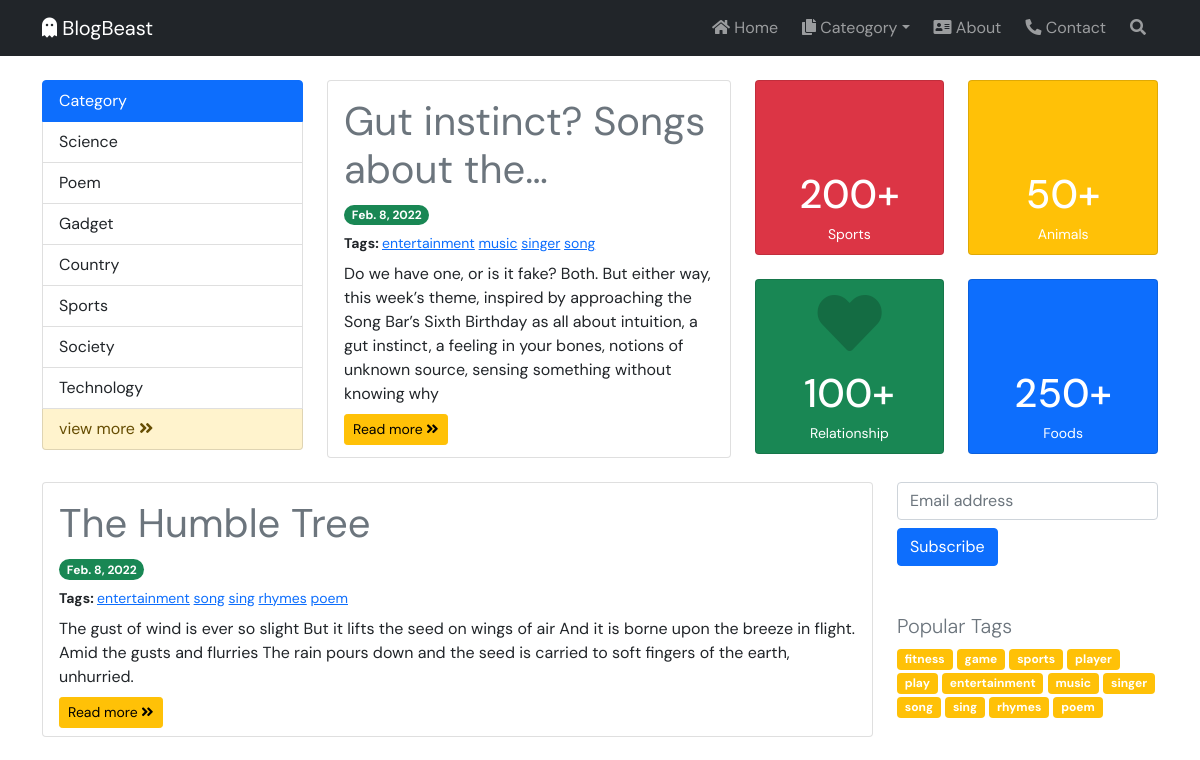
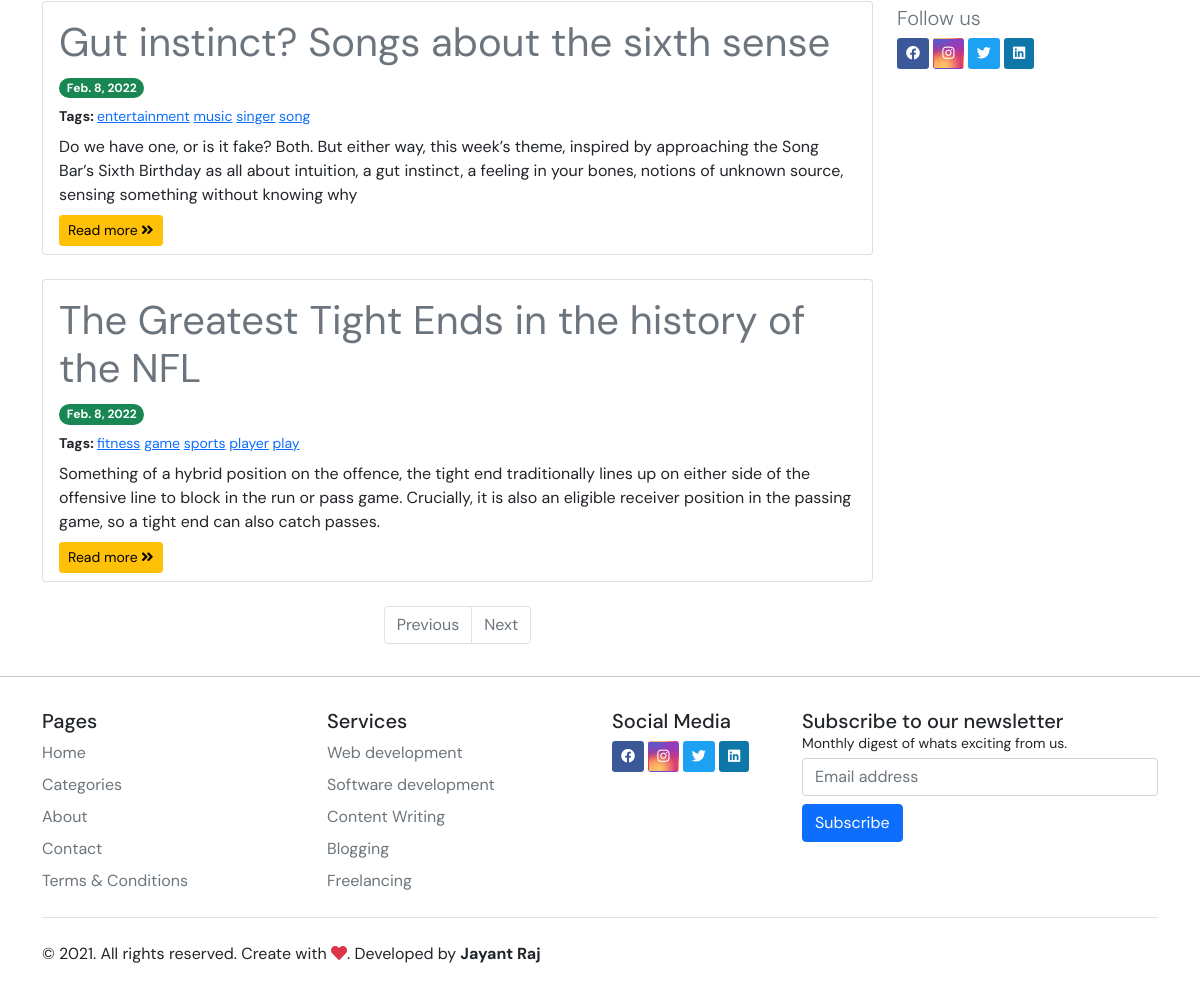
The page / on the database its author committed (2 pictures, top to bottom).
### post/models.py (models this page shows, shortened)
class Category(models.Model):
    cat_name = models.CharField(max_length=100)
    cat_icon = models.CharField(max_length=100, blank=True)
    cat_slug = models.SlugField(max_length=100)
    cat_status = models.BooleanField(default=True)

class TopBlog(models.Model):
    blog = models.ForeignKey(Blog, on_delete=models.CASCADE)

class Blog(models.Model):
    category = models.ForeignKey(Category, on_delete=models.CASCADE)
    title = models.CharField(max_length=200)
    slug = models.SlugField(max_length=100)
    short_desc = models.TextField()
    description = RichTextField()
    tags = TaggableManager()
    doc = models.DateField(auto_now_add=True)
    status = models.BooleanField(default=False, blank=True)

### post/views.py (the view)
# urls.py: 2. Add a URL to urlpatterns:  path('', Home.as_view(), name='home')
class Home(View):
    def get(self, request):
        blogs = Blog.objects.filter(status=True).order_by('-id')
        pg = Paginator(blogs, 5)
        page_number = request.GET.get('page')
        if page_number == '1':
            return redirect('homepage')
        page_obj = pg.get_page(page_number)
        return render(request, 'index.html', {
            'categories_list': Category.objects.order_by("?")[:7],
            'blogs': page_obj,
            'top_blog': TopBlog.objects.last(),
            'tags_search': Tag.objects.order_by('?')[:25],
            'tags': Tag.objects.all(),
        })

### post/templates/index.html (shortened to what this page needs)
{% extends 'base.html' %}
{% block content %}
    <div class="container mt-4">
        {% if not request.GET.page %}
        <div class="row">
            <div class="col-lg-3 mb-4">
                <div class="list-group">
                    <a href="" class="list-group-item disabled active list-group-item-action">Category</a>
                    {% for cat_list in categories_list %}
                        <a href="{% url 'category_filter' cat_list.cat_slug %}" class="list-group-item list-group-item-action">{{ cat_list.cat_name }}</a>
                    {% endfor %}
                    <a href="{% url 'category' %}" class="list-group-item list-group-item-action list-group-item-warning">view more  <i class="fas fa-angle-double-right"></i></a>
                </div>
            </div>
            <div class="col-lg-9">
                <div class="row">
                    <div class="col-lg-6">
                        <div class="card mb-4">
                            <div class="card-body pb-2">
                                <h2 class="display-6"><a href="{% url 'blog' top_blog.blog.slug %}" class="text-muted text-decoration-none"><strong>{{ top_blog.blog.title|truncatechars:30 }}</strong></a></h2>
                                <span class="badge rounded-pill bg-success mt-1 mb-2">{{ top_blog.blog.doc }}</span>
                                <p class="small mb-2">
                                    <strong>Tags: </strong>
                                    {% for tag in top_blog.blog.tags.all %}
                                    <a href="{% url 'tag' tag.slug %}" class="text-primary">{{ tag.name }}</a>
                                    {% endfor %}
                                </p>
                                <p class="mb-2">{{ top_blog.blog.short_desc|truncatechars:270 }}</p>
                                <a href="{% url 'blog' top_blog.blog.slug %}" class="btn mb-1 btn-sm btn-warning">Read more <i class="fas fa-angle-double-right"></i></a>
                            </div>
                        </div>
                    </div>
                    <div class="col-lg-6">
                        <div class="row">
                            <div class="col-lg-6">
                                <div class="card bg-danger mb-4">
                                    <div class="card-body p-2 text-white text-center">
                                        <h2 class="display-3 m-0" style="color: #ad1f2d"></h2>
                                        <h1 class="m-1">200+</h1>
                                        <span class="small">Sports</span>
                                    </div>
                                </div>
                            </div>
                            <div class="col-lg-6">
                                <div class="card bg-warning mb-4">
                                    <div class="card-body p-2 text-white text-center">
                                        <h2 class="display-3 m-0" style="color: #e6ac00"></h2>
                                        <h1 class="m-1">50+</h1>
                                        <span class="small">Animals</span>
                                    </div>
                                </div>
                            </div>
                            <div class="col-lg-6">
                                <div class="card bg-success mb-4">
                                    <div class="card-body p-2 text-white text-center">
                                        <h2 class="display-3 m-0" style="color: #146c43"><i class="fas fa-heart"></i></h2>
                                        <h1 class="m-1">100+</h1>
                                        <span class="small">Relationship</span>
                                    </div>
                                </div>
                            </div>
                            <div class="col-lg-6">
                                <div class="card bg-primary mb-4">
                                    <div class="card-body p-2 text-white text-center">
                                        <h2 class="display-3 m-0" style="color: #025ce3"></h2>
                                        <h1 class="m-1">250+</h1>
                                        <span class="small">Foods</span>
                                    </div>
                                </div>
                            </div>
                        </div>
                    </div>
                </div>
            </div>
        </div>
        {% endif %}
        <div class="row">
            <div class="col-lg-9">
                {% for blog in blogs %}
                <div class="card mb-4">
                    <div class="card-body pb-2">
                        <h2 class="display-6"><a href="{% url 'blog' blog.slug %}" class="text-muted text-decoration-none"><strong>{{ blog.title|truncatechars:50 }}</strong></a></h2>
                        <span class="badge rounded-pill bg-success mt-1 mb-2">{{ blog.doc }}</span>
                        <p class="small mb-2">
                            <strong>Tags: </strong>
                            {% for tag in blog.tags.all %}
                            <a href="{% url 'tag' tag.slug %}" class="text-primary">{{ tag.name }}</a>
                            {% endfor %}
                        </p>
                        <p class="mb-2">{{ blog.short_desc|truncatechars:300 }}</p>
                        <a href="{% url 'blog' blog.slug %}" class="btn btn-sm btn-warning">Read more <i class="fas fa-angle-double-right"></i></a>
                    </div>
                </div>
                {% endfor %}
                <nav aria-label="Page navigation example">
                    <ul class="pagination justify-content-center">
                        <li class="page-item">
                            {% if blogs.has_previous %}
                            <a href="?page={{blogs.previous_page_number}}" class="page-link">Previous</a>
                            {% else %}
                            <button type="button" class="page-link text-muted disabled" disabled>Previous</button>
                            {% endif %}
                        </li>
                        <li class="page-item">
                            {% if blogs.has_next %}
                            <a class="page-link" href="?page={{blogs.next_page_number}}">Next</a>
                            {% else %}
                            <button type="button" class="page-link text-muted disabled" disabled>Next</button>
                            {% endif %}
                        </li>
                    </ul>
                </nav>
            </div>
            <div class="col-lg-3">
                <div class="row">
                    <div class="col-lg-12 mb-5">
                        <form action="{% url 'subscribe' %}" method="post">
                            <input type="email" placeholder="Email address" class="form-control" name="email">
                            <button type="button" class="btn mt-2 btn-primary">Subscribe</button>
                        </form>
                    </div>
                    <div class="col-lg-12 mb-5">
                        <h4 class="text-muted lead">Popular Tags</h4>
                        {% for tag in tags  %}
                        <a href="{% url 'tag' tag.slug %}" style="text-decoration:none">
                            <span class="badge bg-warning">{{ tag.name }}</span>
                        </a>
                        {% endfor %}
                    </div>
                    <div class="col-lg-12 mb-5">
                        <h4 class="text-muted lead">Follow us</h4>
                        <a href="" class="btn text-white btn-sm" style="background-color: #3b5998;">
                            <i class="fab fa-facebook"></i>
                        </a>
                        <a href="" class="btn text-white btn-sm" style="background: radial-gradient(circle farthest-corner at 35% 90%, #fec564, transparent 50%), radial-gradient(circle farthest-corner at 0 140%, #fec564, transparent 50%), radial-gradient(ellipse farthest-corner at 0 -25%, #5258cf, transparent 50%), radial-gradient(ellipse farthest-corner at 20% -50%, #5258cf, transparent 50%), radial-gradient(ellipse farthest-corner at 100% 0, #893dc2, transparent 50%), radial-gradient(ellipse farthest-corner at 60% -20%, #893dc2, transparent 50%), radial-gradient(ellipse farthest-corner at 100% 100%, #d9317a, transparent), linear-gradient(#6559ca, #bc318f 30%, #e33f5f 50%, #f77638 70%, #fec66d 100%);">
                            <i class="fab fa-instagram"></i>
                        </a>
                        <a href="" class="btn text-white btn-sm" style="background-color: 	#1DA1F2;">
                            <i class="fab fa-twitter"></i>
                        </a>
                        <a href="" class="btn text-white btn-sm" style="background-color: #0e76a8;">
                            <i class="fab fa-linkedin"></i>
                        </a>
                    </div>
                </div>
            </div>
        </div>
    </div>
{% endblock content %}

### post/templates/base.html (shortened to what this page needs)
<!doctype html>
<html lang="en">
<head>
    <link href="https://cdn.jsdelivr.net/npm/bootstrap@5.1.3/dist/css/bootstrap.min.css" rel="stylesheet"
>
    <link rel="stylesheet" href="https://pro.fontawesome.com/releases/v5.10.0/css/all.css"
 />
</head>
<body>
    <nav class="navbar navbar-expand-lg navbar-dark bg-dark">
        <div class="container">
            <a href="{% url 'homepage' %}" class="navbar-brand"><i class="fas fa-ghost"></i> BlogBeast</a>
            <ul class="navbar-nav">
                <li class="nav-item mx-1">
                    <a href="{% url 'homepage' %}" class="nav-link"><i class="fas fa-home"></i> Home</a>
                </li>
                <li class="nav-item mx-1 dropdown">
                    <a href="#" data-bs-toggle="dropdown" class="nav-link dropdown-toggle"><i class="fas fa-copy"></i>
                        Cateogory</a>
                </li>
                <li class="nav-item mx-1">
                    <a href="{% url 'about' %}" class="nav-link"><i class="fas fa-address-card"></i> About</a>
                </li>
                <li class="nav-item mx-1">
                    <a href="{% url 'contact' %}" class="nav-link"><i class="fas fa-phone-alt"></i> Contact</a>
                </li>
                <li class="nav-item mx-1">
                    <a href="#search" class="nav-link" data-bs-toggle="collapse">
                        <i class="fas fa-search"></i>
                    </a>
                </li>
            </ul>
        </div>
    </nav>
    {% block content %}{% endblock content %}
    <hr />
    <div class="container">
        <footer class="py-3">
            <div class="row">
                <div class="col-lg-3 pb-3">
                    <h5>Pages</h5>
                    <ul class="nav flex-column">
                        <li class="nav-item mb-2"><a href="{% url 'homepage' %}"
                                class="nav-link p-0 text-muted">Home</a></li>
                        <li class="nav-item mb-2"><a href="{% url 'category' %}"
                                class="nav-link p-0 text-muted">Categories</a></li>
                        <li class="nav-item mb-2"><a href="{% url 'about' %}" class="nav-link p-0 text-muted">About</a>
                        </li>
                        <li class="nav-item mb-2"><a href="{% url 'contact' %}"
                                class="nav-link p-0 text-muted">Contact</a></li>
                        <li class="nav-item mb-2"><a href="{% url 'condition' %}" class="nav-link p-0 text-muted">Terms
                                & Conditions</a></li>
                    </ul>
                </div>
                <div class="col-lg-3 pb-3">
                    <h5>Services</h5>
                    <ul class="nav flex-column">
                        <li class="nav-item mb-2"><a href="#" class="nav-link p-0 text-muted">Web development</a></li>
                        <li class="nav-item mb-2"><a href="#" class="nav-link p-0 text-muted">Software development</a>
                        </li>
                        <li class="nav-item mb-2"><a href="#" class="nav-link p-0 text-muted">Content Writing</a></li>
                        <li class="nav-item mb-2"><a href="#" class="nav-link p-0 text-muted">Blogging</a></li>
                        <li class="nav-item mb-2"><a href="#" class="nav-link p-0 text-muted">Freelancing</a></li>
                    </ul>
                </div>
                <div class="col-lg-2 pb-3">
                    <h5>Social Media</h5>
                    <a href="" class="btn text-white btn-sm" style="background-color: #3b5998;">
                        <i class="fab fa-facebook"></i>
                    </a>
                    <a href="" class="btn text-white btn-sm"
                        style="background: radial-gradient(circle farthest-corner at 35% 90%, #fec564, transparent 50%), radial-gradient(circle farthest-corner at 0 140%, #fec564, transparent 50%), radial-gradient(ellipse farthest-corner at 0 -25%, #5258cf, transparent 50%), radial-gradient(ellipse farthest-corner at 20% -50%, #5258cf, transparent 50%), radial-gradient(ellipse farthest-corner at 100% 0, #893dc2, transparent 50%), radial-gradient(ellipse farthest-corner at 60% -20%, #893dc2, transparent 50%), radial-gradient(ellipse farthest-corner at 100% 100%, #d9317a, transparent), linear-gradient(#6559ca, #bc318f 30%, #e33f5f 50%, #f77638 70%, #fec66d 100%);">
                        <i class="fab fa-instagram"></i>
                    </a>
                    <a href="" class="btn text-white btn-sm" style="background-color: 	#1DA1F2;">
                        <i class="fab fa-twitter"></i>
                    </a>
                    <a href="" class="btn text-white btn-sm" style="background-color: #0e76a8;">
                        <i class="fab fa-linkedin"></i>
                    </a>
                </div>
                <div class="col-lg-4 pb-3">
                    <form action="{% url 'subscribe' %}" method="post">
                        <h5 class="mb-0">Subscribe to our newsletter</h5>
                        <p class="small mb-1">Monthly digest of whats exciting from us.</p>
                        <div class=" gap-2 w-100">
                            <input id="email" type="text" class="form-control" placeholder="Email address" name="email">
                            <button class="btn btn-primary mt-2" id="subscribe" type="button">Subscribe</button>
                        </div>
                    </form>
                </div>
            </div>
            <div class="d-flex justify-content-between pt-4 border-top">
                <p>&copy; 2021. All rights reserved. Create with <i class="fas text-danger fa-heart"></i>. Developed by
                    <strong><a href="http://aboutjayant.epizy.com/" target="_blank" class="text-dark"
                            style="text-decoration:none">Jayant Raj</a></strong>
                </p>
            </div>
        </footer>
    </div>
</body>
</html>

### post/templates/base.html (style rules this page uses)
html, body { font-family: DM Sans, sans-serif; }

### rows shown on the page
Category: cat_name "Science"
Category: cat_name "Poem"
Category: cat_name "Gadget"
Category: cat_name "Country"
Category: cat_name "Sports"
Category: cat_name "Society"
Category: cat_name "Technology"
TopBlog: blog "Gut instinct? Songs about the…", blog.doc "Feb. 8, 2022", blog.short_desc "Do we have one, or is it fake? Both. But either way, this week’s theme, inspired by approaching the Song Bar’s Sixth Birthday as all about intuition, a gut instinct, a feeling in your bones, notions of unknown source, sensing something without knowing why"
Tag: name "entertainment"
Tag: name "music"
Tag: name "singer"
Tag: name "song"
Blog: title "The Humble Tree", doc "Feb. 8, 2022", short_desc "The gust of wind is ever so slight But it lifts the seed on wings of air And it is borne upon the breeze in flight. Amid the gusts and flurries The rain pours down and the seed is carried to soft fingers of the earth, unhurried."
Tag: name "sing"
Tag: name "rhymes"
Tag: name "poem"
Blog: title "Gut instinct? Songs about the sixth sense", doc "Feb. 8, 2022", short_desc "Do we have one, or is it fake? Both. But either way, this week’s theme, inspired by approaching the Song Bar’s Sixth Birthday as all about intuition, a gut instinct, a feeling in your bones, notions of unknown source, sensing something without knowing why"
Blog: title "The Greatest Tight Ends in the history of the NFL", doc "Feb. 8, 2022", short_desc "Something of a hybrid position on the offence, the tight end traditionally lines up on either side of the offensive line to block in the run or pass game. Crucially, it is also an eligible receiver position in the passing game, so a tight end can also catch passes."
Tag: name "fitness"
Tag: name "game"
Tag: name "sports"
Tag: name "player"
Tag: name "play"
